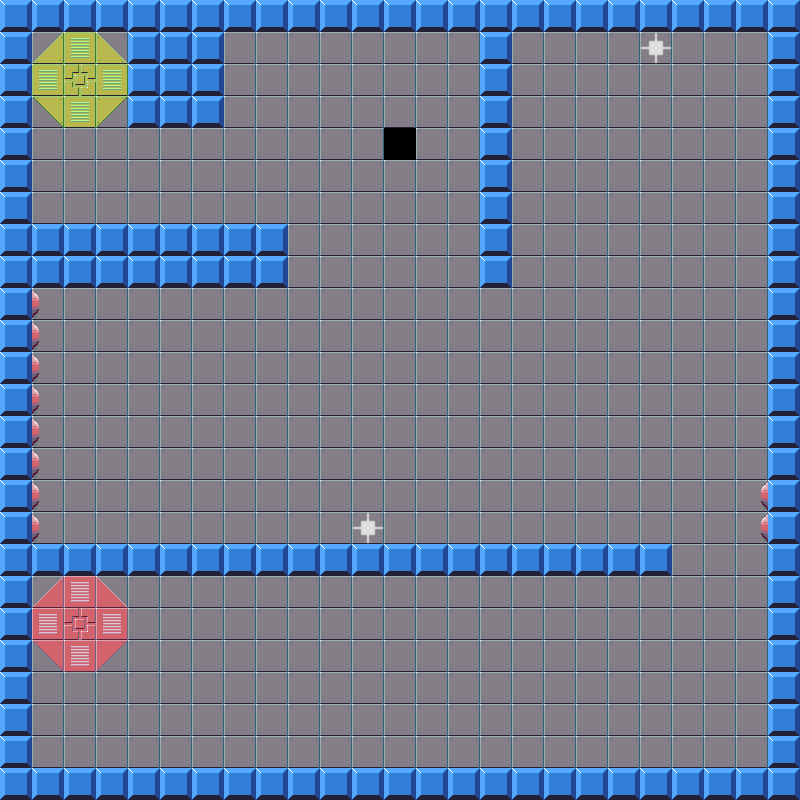

Rendered tile map (Tiled .tmx) drawn with the repository's tilesets; below, a short description and the map source with its tile grids summarised:
An orthogonal 25x25 tile map with 32x32 px tiles, 2 tile layers (background, map), 5 tilesets and 23 objects (8x StaticWall, 3x MovingWall, 2x Attractor, 2x PushBumper, Ball, ...).

<map version="1.0" orientation="orthogonal" width="25" height="25" tilewidth="32" tileheight="32">
 <properties>
  <property name="music" value="space_0.mp3" />
 </properties>
 <tileset firstgid="1" name="sci-fi-platformer-tiles-0" tilewidth="32" tileheight="32">
  <image source="../../../CSC380GameProject-android/assets/data/tiles/sci-fi-platformer-tiles-0.png" width="512" height="512" />
 </tileset>
 <tileset firstgid="257" name="sci-fi-platformer-tiles-1" tilewidth="32" tileheight="32">
  <image source="../../../CSC380GameProject-android/assets/data/tiles/sci-fi-platformer-tiles-1.png" width="512" height="512" />
 </tileset>
 <tileset firstgid="513" name="sci-fi-platformer-tiles-6" tilewidth="32" tileheight="32">
  <image source="../../../CSC380GameProject-android/assets/data/tiles/sci-fi-platformer-tiles-6.png" width="512" height="512" />
 </tileset>
 <tileset firstgid="769" name="sci-fi-platformer-tiles-8" tilewidth="32" tileheight="32">
  <image source="../../../CSC380GameProject-android/assets/data/tiles/sci-fi-platformer-tiles-8.png" width="512" height="512" />
 </tileset>
 <tileset firstgid="1025" name="sci-fi-platformer-tiles-9" tilewidth="32" tileheight="32">
  <image source="../../../CSC380GameProject-android/assets/data/tiles/sci-fi-platformer-tiles-9.png" width="512" height="512" />
 </tileset>
 <layer name="background" width="25" height="25">
  <data>[625 cells, 624 non-empty, 1 distinct tile ids]</data>
 </layer>
 <layer name="map" width="25" height="25">
  <data>[625 cells, 179 non-empty, 16 distinct tile ids]</data>
 </layer>
 <objectgroup name="collision" width="25" height="25">
  <object name="StaticWall" x="128" y="32" width="96" height="96" />
  <object name="StaticWall" x="32" y="0" width="768" height="32" />
  <object name="StaticWall" x="0" y="0" width="32" height="800" />
  <object name="StaticWall" x="768" y="32" width="32" height="736" />
  <object name="StaticWall" x="32" y="768" width="768" height="32" />
  <object name="Ball" x="67" y="67" width="24" height="24">
   <ellipse />
  </object>
  <object name="StaticWall" x="32" y="224" width="256" height="64" />
  <object name="Attractor" x="320" y="64" width="160" height="160">
   <ellipse />
  </object>
  <object name="StaticWall" x="480" y="32" width="32" height="256" />
  <object name="StaticWall" x="32" y="544" width="640" height="32" />
  <object name="Attractor" x="288" y="448" width="160" height="160">
   <ellipse />
  </object>
  <object name="MovingWall" x="224" y="288" width="64" height="64">
   <properties>
    <property name="path" value="p1" />
    <property name="sprite" value="WallGrey2x2.png" />
   </properties>
  </object>
  <object name="MovingWall" x="608" y="576" width="64" height="64">
   <properties>
    <property name="path" value="p3" />
    <property name="sprite" value="WallGrey2x2.png" />
   </properties>
  </object>
  <object name="Teleporter" x="360" y="520" width="16" height="14">
   <properties>
    <property name="id" value="t1" />
    <property name="target" value="target" />
   </properties>
  </object>
  <object name="TeleporterTarget" x="640" y="32" width="32" height="32">
   <properties>
    <property name="id" value="target" />
   </properties>
  </object>
  <object name="MovingWall" x="512" y="224" width="64" height="64">
   <properties>
    <property name="path" value="p2" />
    <property name="sprite" value="WallGrey2x2.png" />
   </properties>
  </object>
  <object name="FinishLine" x="56" y="600" width="48" height="48">
   <ellipse />
  </object>
  <object name="PushBumper" x="32" y="288" width="8" height="256" />
  <object name="PushBumper" x="760" y="480" width="8" height="64" />
  <object name="Hole" x="384" y="128" width="32" height="32" />
 </objectgroup>
 <objectgroup name="paths" width="25" height="25">
  <object name="p2" x="544" y="256">
   <polyline points="0,0 192,0" />
  </object>
  <object name="p1" x="256" y="320">
   <polyline points="0,0 224,0" />
  </object>
  <object name="p3" x="640" y="608">
   <polyline points="0,0 96,0 96,96 0,96 0,0" />
  </object>
 </objectgroup>
</map>
